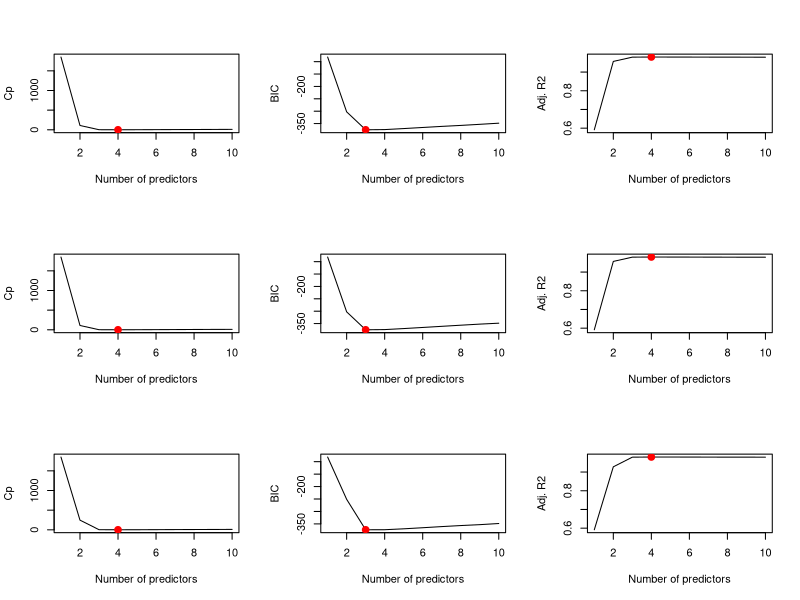

This figure's R source: (Note: this script raises an error after producing the figure.)

# 6.8 Exercises

# Conceptual

# 1a
# In general, best subset selection will give the smallest training RSS.
# For a given number of predictors k, best subset selection method performs exhaustive search over all
# possible combinations of predictors for the one with lowest RSS. 
# Therefore, it guarantees to find the global minimum.
# For forward and backward stepwise selection methods, the search is not exhaustive.
# At each k, it can only add one or remove one predictor from the optimal set found in previous step.
# There is no guarantee that they will find the global minimum.

# 1b 
# Can't tell for sure, although if k is not too large such that overfitting is not likely to happen, 
# it is expected that model given by best subset selection may give the lowest test RSS.
# This is becuase the predictor subset chosen by the best subset selection may be associated better with the response.

# 1c
# i   TRUE
# ii  TRUE
# iii FALSE, the two methods may follow different search paths
# iv  FALSE
# v   FALSE, because it performs exhaustive seach for each k, there is no restriction on
#            which predictors to include for each k.



#---------------------
# 2a
# i   INCORRECT: Lasso is less flexible than least squares.
# ii  INCORRECT: reason as above
# iii CORRECT: In lasso all predictors are shrunk toward zero and some of them may be exactly zero.
#              So the model given by lasso is less flexible than least squares.
# iv  INCORRECT: less flexible means more bias and less variance, not the other way around.

# 2b
# Ridge regression is similar to lasso in terms of shrinking all predictors toward zero, 
# and hence producing models that are less flexible 
# than least squares. So the answers are the same as in 2a

# 2c
# Non-linear models are more flexible linear least squares models.
# And more flexible means less bias and more variance.
# i   INCORRECT
# ii  CORRECT
# iii INCORRECT
# iv  INCORRECT


#----------------------
# 3a
# When s = 0, we have the null model with only the intercep. 
# When s increases from 0, the model becomes more and more flexible and fits better and better the training set.
# iv is correct

# 3b
# Due to bias-variance tradeoff, the test RSS (or test MSE) will have a characteristic u shape.
# ii is correct

# 3c
# Variance always increases as model flexibility increases.
# iii is correct

# 3d
# Squared bias always decreases as model flexibility increases.
# iv is correct

# 3e
# Irreducible error cannot be predicted by predictors so remains constant.
# v is correct


#----------------------------
# 4a
# As lambda increases from 0, the model becomes less and less flexible 
# and therefore, the training RSS will increases.
# iii is correct

# 4b
# ii is correct

# 4c
# Variance always decreases when the model becomes less and less flexible
# iv is correct

# 4d
# Squared bias always increases with decreasing flexibility
# iii is correct

# 4e
# v is correct




# Applied

# 8a
set.seed(1)
x = rnorm(100)
e = rnorm(100)


# 8b
y = 5 + 2*x + 4*x^2 + x^3 + e


# 8c
library(leaps)
data = data.frame(x=x, y=y)

model_sel = list()
coeffi = list()

regfit_best = regsubsets(y ~ x + I(x^2) + I(x^3) + I(x^4) + I(x^5) + I(x^6) + I(x^7) + I(x^8) + I(x^9) + I(x^10),
                            data=data, nvmax=10)

# this fit using poly(x, 10) gives very different coefficients, but the same prediction?
# regfit_bestsub = regsubsets(y ~ poly(x, 10), data=data, nvmax=10)


(summary_best = summary(regfit_best))
names(summary_best)

# plot Cp, BIC and adjusted R2
par(mfrow=c(3,3))

# Cp
plot(summary_best$cp, xlab="Number of predictors", ylab="Cp", type="l")
(cp_min = which.min(summary_best$cp))  # 4
model_sel[["best_cp"]] = cp_min
points(cp_min, summary_best$cp[cp_min], col="red", cex=2, pch=20)
coeffi[["best_cp"]] = coefficients(regfit_best, cp_min)

# BIC
plot(summary_best$bic, xlab="Number of predictors", ylab="BIC", type="l")
(bic_min = which.min(summary_best$bic))  # 3
model_sel[["best_bic"]] = bic_min
points(bic_min, summary_best$bic[bic_min], col="red", cex=2, pch=20)
coeffi[["best_bic"]] = coefficients(regfit_best, bic_min)

# Adjusted R2
plot(summary_best$adjr2, xlab="Number of predictors", ylab="Adj. R2", type="l")
(adjr2_max = which.max(summary_best$adjr2))  # 4
model_sel[["best_adjr2"]] = adjr2_max
points(adjr2_max, summary_best$adjr2[adjr2_max], col="red", cex=2, pch=20)
coeffi[["best_adjr2"]] = coefficients(regfit_best, adjr2_max)

# Of course we know that the true model is degree-3 polynomial, and BIC gives correct answer.
# Although Cp chose a model with 4 predictors and adjusted R2 chose the one with 5 predictors,
# their plots show no significant improvement after three predictors have been included.


# 8c
# foward stepwise selection
set.seed(1)
regfit_fw = regsubsets(y ~ x + I(x^2) + I(x^3) + I(x^4) + I(x^5) + I(x^6) + I(x^7) + I(x^8) + I(x^9) + I(x^10),
                            data=data, nvmax=10, method="forward")

(summary_fw = summary(regfit_fw))

# Cp
plot(summary_fw$cp, xlab="Number of predictors", ylab="Cp", type="l")
(cp_min = which.min(summary_fw$cp))  # 4
model_sel[["fw_cp"]] = cp_min
points(cp_min, summary_fw$cp[cp_min], col="red", cex=2, pch=20)
coeffi[["fw_cp"]] = coefficients(regfit_fw, cp_min)

# BIC
plot(summary_fw$bic, xlab="Number of predictors", ylab="BIC", type="l")
(bic_min = which.min(summary_fw$bic))  # 3
model_sel[["fw_bic"]] = bic_min
points(bic_min, summary_fw$bic[bic_min], col="red", cex=2, pch=20)
coeffi[["fw_bic"]] = coefficients(regfit_fw, bic_min)

# Adjusted R2
plot(summary_fw$adjr2, xlab="Number of predictors", ylab="Adj. R2", type="l")
(adjr2_max = which.max(summary_fw$adjr2))  # 4
model_sel[["fw_adjr2"]] = adjr2_max
points(adjr2_max, summary_fw$adjr2[adjr2_max], col="red", cex=2, pch=20)
coeffi[["fw_adjr2"]] = coefficients(regfit_fw, adjr2_max)


# foward stepwise selection
set.seed(1)
regfit_bw = regsubsets(y ~ x + I(x^2) + I(x^3) + I(x^4) + I(x^5) + I(x^6) + I(x^7) + I(x^8) + I(x^9) + I(x^10),
                       data=data, nvmax=10, method="backward")

(summary_bw = summary(regfit_bw))

# Cp
plot(summary_bw$cp, xlab="Number of predictors", ylab="Cp", type="l")
(cp_min = which.min(summary_bw$cp))  # 4
model_sel[["bw_cp"]] = cp_min
points(cp_min, summary_bw$cp[cp_min], col="red", cex=2, pch=20)
coeffi[["bw_cp"]] = coefficients(regfit_bw, cp_min)

# BIC
plot(summary_bw$bic, xlab="Number of predictors", ylab="BIC", type="l")
(bic_min = which.min(summary_bw$bic))  # 3
model_sel[["bw_bic"]] = bic_min
points(bic_min, summary_bw$bic[bic_min], col="red", cex=2, pch=20)
coeffi[["bw_bic"]] = coefficients(regfit_bw, bic_min)

# Adjusted R2
plot(summary_bw$adjr2, xlab="Number of predictors", ylab="Adj. R2", type="l")
(adjr2_max = which.max(summary_bw$adjr2))  # 4
model_sel[["bw_adjr2"]] = adjr2_max
points(adjr2_max, summary_bw$adjr2[adjr2_max], col="red", cex=2, pch=20)
coeffi[["bw_adjr2"]] = coefficients(regfit_bw, adjr2_max)

coeffi
# Best subset and forward step wise selection methods give the same answer.
# This kind of makes sense becuase the true model happens to include x, x^2, x^3
# which are in the search order for forward stepwise selection.
# Backward stepwise selection gives different results.

# look at the best model in scatter plot
par(mfrow=c(1,1))
test_data = data.frame(x=seq(min(x), max(x), length.out=10), y=numeric(10))
test_x_matrix = model.matrix(as.formula(regfit_best$call[[2]]), test_data)
coefi = coefficients(regfit_best, id=model_sel[["best_bic"]])
pred_bestsub = test_x_matrix[, names(coefi)] %*% coefi
plot(x,y)
lines(test_data$x, pred_bestsub, col="red")
